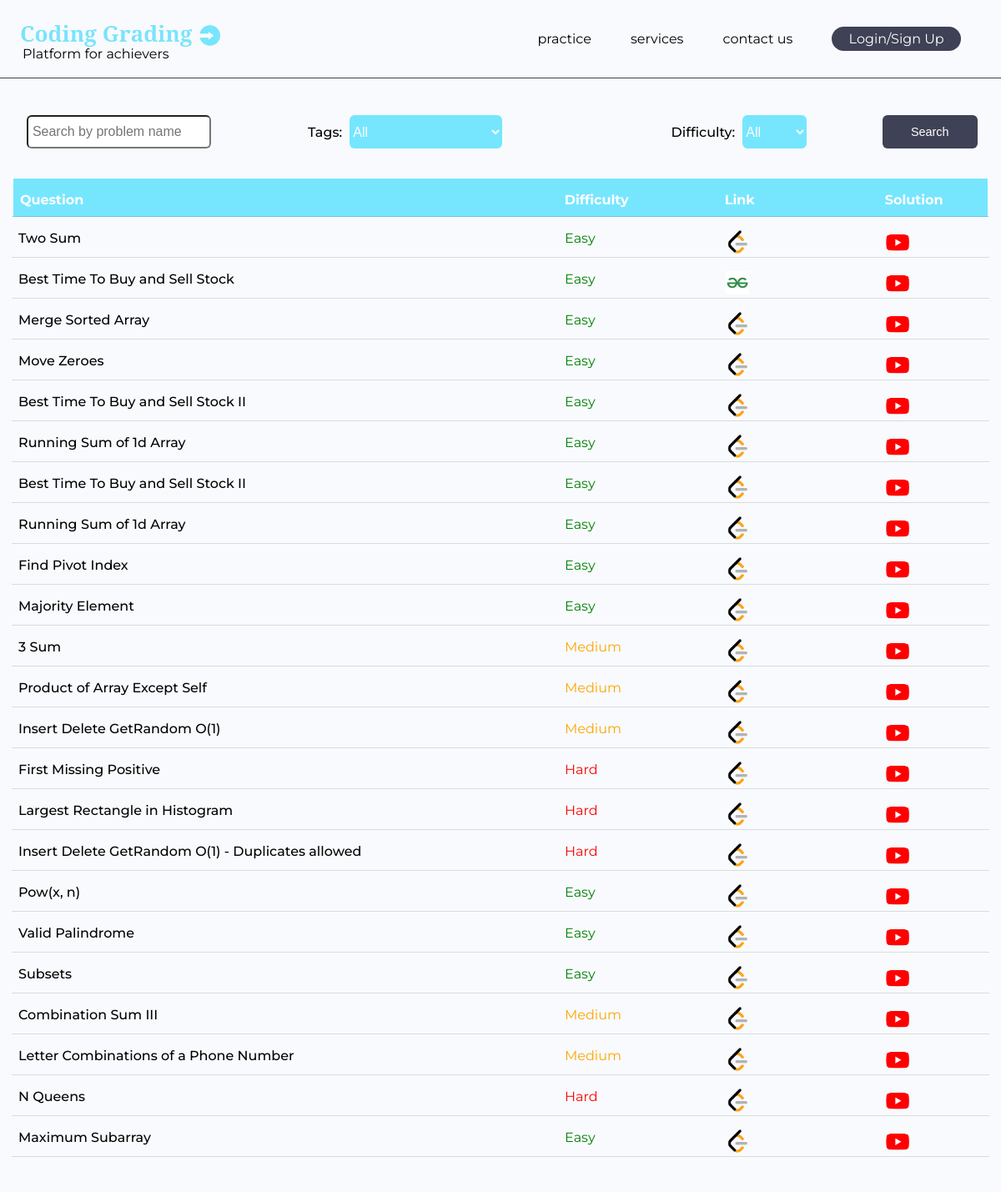
The app's page /problems/ with its own data.
### questions/models.py (models this page shows, shortened)
class Problem(models.Model):
    difficulty_type=(
        ('easy','Easy Problem'),
        ('medium','Medium Problem'),
        ('hard','Hard Problem')
    )
    concerned_website=(
        ('leetcode','Leetcode'),
        ('codechef','Codechef'),
        ('gfg','GeekForGeeks')
    )
    title=models.CharField(max_length=200)
    tags=models.ManyToManyField('Tag',blank=True)
    website=models.CharField(max_length=200,choices=concerned_website,default='leetcode')
    difficulty=models.CharField(max_length=200,choices=difficulty_type)
    source_link=models.CharField(max_length=200)
    created=models.DateTimeField(auto_now_add=True)
    id=models.UUIDField(default=uuid.uuid4,unique=True,
                    primary_key=True,editable=False)

### questions/views.py (the view)
# urls.py: path('problems/',views.problems,name='problems'),
def problems(request):
    problem=Problem.objects.all()
    context={
        'problems':problem,
    }
    return render(request,'questions/questions.html',context)

### questions/templates/questions/questions.html (shortened to what this page needs)
{% extends 'main.html' %}
{%block content %}
{% load static%}
<body>
   <section id="questions">
      <div class="questions-content">
         <form action="">
            <div class="filters">
               <div class="search">
                  <input type="text" placeholder="Search by problem name" name="query">
               </div>
               <div class="tags flex-basis-40">
                  <label for="tags">Tags:</label>
                  <select id="tags" name="tag">
                     <option selected>All</option>
                  </select>
               </div>
               <div class="difficulty flex-basis-30">
                  <label for="difficulty">Difficulty:</label>
                  <select id="difficulty" name="difficulty">
                     <option selected>All</option>
                  </select>
               </div>
               <input class="submit flex-basis-10" type="submit" value="Search">
            </div>
         </form>
         <div class="question-table">
            <table class="table">
               <tr class="header-row">
                  <th class="column-q">Question</td>
                  <th class="column">Difficulty</td>
                  <th class="column">Link</td>
                  <th class="column">Solution</td>
               </tr>
               {% for problem in problems %}
               <tr class="row">
                  <td class="column-q">{{problem.title}}</td>
                  {% if problem.difficulty == 'easy' %}
                  <td class="column" style="color: green; font-weight: 400;">Easy</td>
                  {% elif problem.difficulty == 'medium' %}
                  <td class="column" style="color: orange; font-weight: 400;">Medium</td>
                  {%else %}
                  <td class="column" style="color: red; font-weight: 400;">Hard</td>
                  {% endif %}
                  {% if problem.website == 'leetcode' %}
                  <td class="column"><a href="{{problem.source_link}}" target="_blank"><img class="link-logo"
                           src="{% static 'images/leetcode.png' %}" alt=""></a></td>
                  {% elif problem.website == 'codechef' %}
                  <td class="column"><a href="{{problem.source_link}}" target="_blank"><img class="link-logo"
                           src="{% static 'images/code_chef.png' %}" alt=""></a></td>
                  {% else %}
                  <td class="column"><a href="{{problem.source_link}}" target="_blank"><img class="link-logo"
                           src="{% static 'images/gfg.jpg' %}" alt=""></a></td>
                  {% endif %}
                  <td class="column"><a href=""><img class="link-logo" src="{% static 'images/youtube.png' %}"
                           alt=""></a></td>
               </tr>
               {% endfor %}
            </table>
         </div>
      </div>
   </section>
</body>
{%endblock content %}

### templates/main.html (shortened to what this page needs)
<!DOCTYPE html>
{%load static %}
<html lang="en">
<head>
   <link rel="stylesheet" href="{% static 'styles/main.css' %}">
   <link rel="stylesheet" href="https://cdnjs.cloudflare.com/ajax/libs/font-awesome/6.2.0/css/all.min.css">
</head>
<body>
   {% include 'navbar.html' %}
   {% block content%}
   {% endblock content%}
</body>
</html>

### templates/navbar.html
{% load static%}
<div class="header">
   <div class="logo">
      <a href="/"><img src="{% static 'images/main-logo.png' %}" alt="Coding Grading" class="" href="/"></a>
      <p>Platform for achievers </p>
   </div>
   <div class="navbar-links">
      <a href="{%url 'problems' %}">practice</a>
      <a href="{%url 'service' %}">services</a>
      <a href="{% url 'contact' %}">contact us</a>
      {%if request.user.is_authenticated %}
      <a href="{%url 'account' %}">account</a>
      <a href="{%url 'logout' %}" class="login-btn">Logout</a>
      {% else %}
      <a href="{%url 'login' %}" class="login-btn">Login/Sign Up</a>
      {% endif %}
   </div>
</div>

### static/styles/main.css (style rules this page uses)
* { margin: 0; padding: 0; box-sizing: border-box; }
html { font-family: 'Montserrat', sans-serif; background-color: #f8fafd; }
a { text-decoration: none; color: #000; }
.header { position: relative; display: flex; align-items: center; justify-content: space-between; padding: 2%; padding-right: 4%; }
.logo { width: 25%; display: flex; flex-direction: column; line-height: 0.5; }
.logo p { margin-left: 3px; }
.logo img { width: 85%; cursor: pointer; }
.login-btn { padding: 1% 4%; background-color: #3f4156; color: #fff; display: flex; align-items: center; justify-content: center; border-radius: 25px; }
.navbar-links { flex-basis: 45%; display: flex; align-items: center; justify-content: space-between; }
.navbar-links a { position: relative; font-size: 1rem; transition: 0.2s linear; }
.questions-content { padding: 1% 1%; border-top: 1px solid #3f4156; border-spacing: 10px; margin-bottom: 10vh; }
.filters { display: flex; justify-content: space-between; text-align: center; padding: 2rem 1rem; }
.search { flex-basis: 20%; text-align: center; }
.search input { height: 5vh; padding: 0 .4vw; border-radius: 6px; background-color: #ffffff; font-size: 1rem; }
select { height: 5vh; background-color: #76e6fe; color: white; border-radius: 6px; border: transparent; font-weight: 400; font-size: 1rem; }
.filters label { font-weight: 500; padding-right: 5px; }
.flex-basis-40 { flex-basis: 40%; }
.flex-basis-30 { flex-basis: 30%; }
.flex-basis-10 { flex-basis: 10%; }
.submit { border-radius: 6px; border: transparent; background-color: #3f4156; color: white; font-size: .9rem; }
.table { width: 100%; }
.header-row { border: 2px solid; background-color: #76e6fe; color: white; }
.question-table tr { display: flex; justify-content: space-between; min-height: 3rem; width: 100%; border-bottom: 1px solid #00000020; padding: 2vh 1vh 0vh 1vh; text-align: justify; }
.column { flex-basis: 10%; }
.column-q { flex-basis: 50%; }
.row td { font-weight: 500; }
.link-logo { width: 3.5vh; height: 3.5vh; }

### records on screen
Problem: title "Two Sum", difficulty "Easy"
Problem: title "Best Time To Buy and Sell Stock", difficulty "Easy"
Problem: title "Merge Sorted Array", difficulty "Easy"
Problem: title "Move Zeroes", difficulty "Easy"
Problem: title "Best Time To Buy and Sell Stock II", difficulty "Easy"
Problem: title "Running Sum of 1d Array", difficulty "Easy"
Problem: title "Best Time To Buy and Sell Stock II", difficulty "Easy"
Problem: title "Running Sum of 1d Array", difficulty "Easy"
Problem: title "Find Pivot Index", difficulty "Easy"
Problem: title "Majority Element", difficulty "Easy"
Problem: title "3 Sum", difficulty "Medium"
Problem: title "Product of Array Except Self", difficulty "Medium"
Problem: title "Insert Delete GetRandom O(1)", difficulty "Medium"
Problem: title "First Missing Positive", difficulty "Hard"
Problem: title "Largest Rectangle in Histogram", difficulty "Hard"
Problem: title "Insert Delete GetRandom O(1) - Duplicates allowed", difficulty "Hard"
Problem: title "Pow(x, n)", difficulty "Easy"
Problem: title "Valid Palindrome", difficulty "Easy"
Problem: title "Subsets", difficulty "Easy"
Problem: title "Combination Sum III", difficulty "Medium"
Problem: title "Letter Combinations of a Phone Number", difficulty "Medium"
Problem: title "N Queens", difficulty "Hard"
Problem: title "Maximum Subarray", difficulty "Easy"
